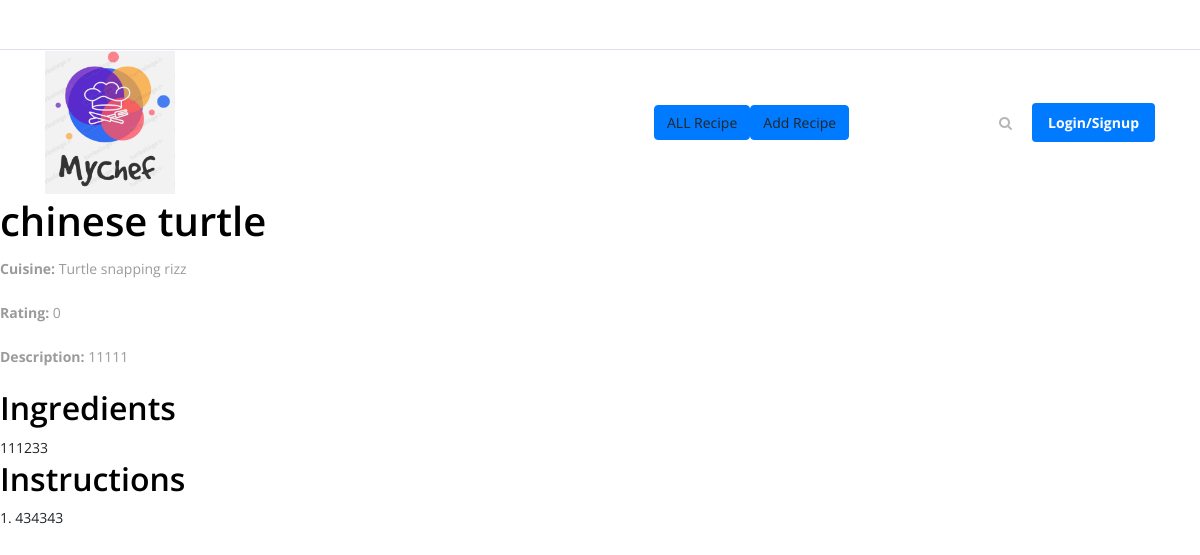
/recipe/1, run on the app's committed database.
### MyChef/models.py (models this page shows)
class Recipe(db.Model):
    id = db.Column(db.Integer, primary_key=True)
    name = db.Column(db.String(150), nullable=False)
    description = db.Column(db.Text, nullable=True)
    cuisine = db.Column(db.String(100), nullable=True)
    image = db.Column(db.String(150), nullable=True)
    rating = db.Column(db.Integer, default=0)
    date_created = db.Column(db.DateTime(timezone=True), default=func.now())
    ingredients = db.relationship('Ingredient', backref='recipe', cascade='all, delete-orphan')
    instructions = db.relationship('Instruction', backref='recipe', cascade='all, delete-orphan')

class Ingredient(db.Model):
    id = db.Column(db.Integer, primary_key=True)
    recipe_id = db.Column(db.Integer, db.ForeignKey('recipe.id'), nullable=False)
    ingredient = db.Column(db.String(150), nullable=False)

class Instruction(db.Model):
    id = db.Column(db.Integer, primary_key=True)
    recipe_id = db.Column(db.Integer, db.ForeignKey('recipe.id'), nullable=False)
    step_number = db.Column(db.Integer, nullable=False)
    instruction = db.Column(db.Text, nullable=False)

### MyChef/views.py (the view)
@views.route('/recipe/<int:recipe_id>', methods=['GET'])
def recipe_details(recipe_id):
    recipe = Recipe.query.get_or_404(recipe_id)
    if recipe:
        print("something")
        return render_template('recipe_details.html', recipe=recipe)
    return "ERROR"

### MyChef/templates/recipe_details.html (shortened to what this page needs)
<head>
</head>
{% extends 'base.html' %}
{% block content %}
    <h1>{{ recipe.name }}</h1>
    <p><strong>Cuisine:</strong> {{ recipe.cuisine or 'Not specified' }}</p>
    <p><strong>Rating:</strong> {{ recipe.rating }}</p>
    <p><strong>Description:</strong> {{ recipe.description or 'No description available.' }}</p>
    <h2>Ingredients</h2>
    <ul>
        {% for ingredient in recipe.ingredients %}
            <li>{{ ingredient.ingredient }}</li>
        {% else %}
            <li>No ingredients listed.</li>
        {% endfor %}
    </ul>
    <h2>Instructions</h2>
    <ol>
        {% for instruction in recipe.instructions %}
            <li>{{ instruction.step_number }}. {{ instruction.instruction }}</li>
        {% else %}
            <li>No instructions available.</li>
        {% endfor %}
    </ol>
{% endblock %}

### MyChef/static/style.css (style rules this page uses)
* { margin: 0; padding: 0; }
body { font-family: "Open Sans", sans-serif; font-size: 14px; }
h1, h2, h3, h4, h5, h6 { color: #000000; line-height: 1.3; font-weight: 600; }
p { color: #9b9b9b; font-size: 14px; line-height: 2; font-weight: 400; }
ul, ol { margin: 0; }
ul li, ol li { list-style: none; }

### data on the page
Recipe: name "chinese turtle", cuisine "Turtle snapping rizz", rating "0", description "11111"
Ingredient: ingredient "111233"
Instruction: step_number "1", instruction "434343"
